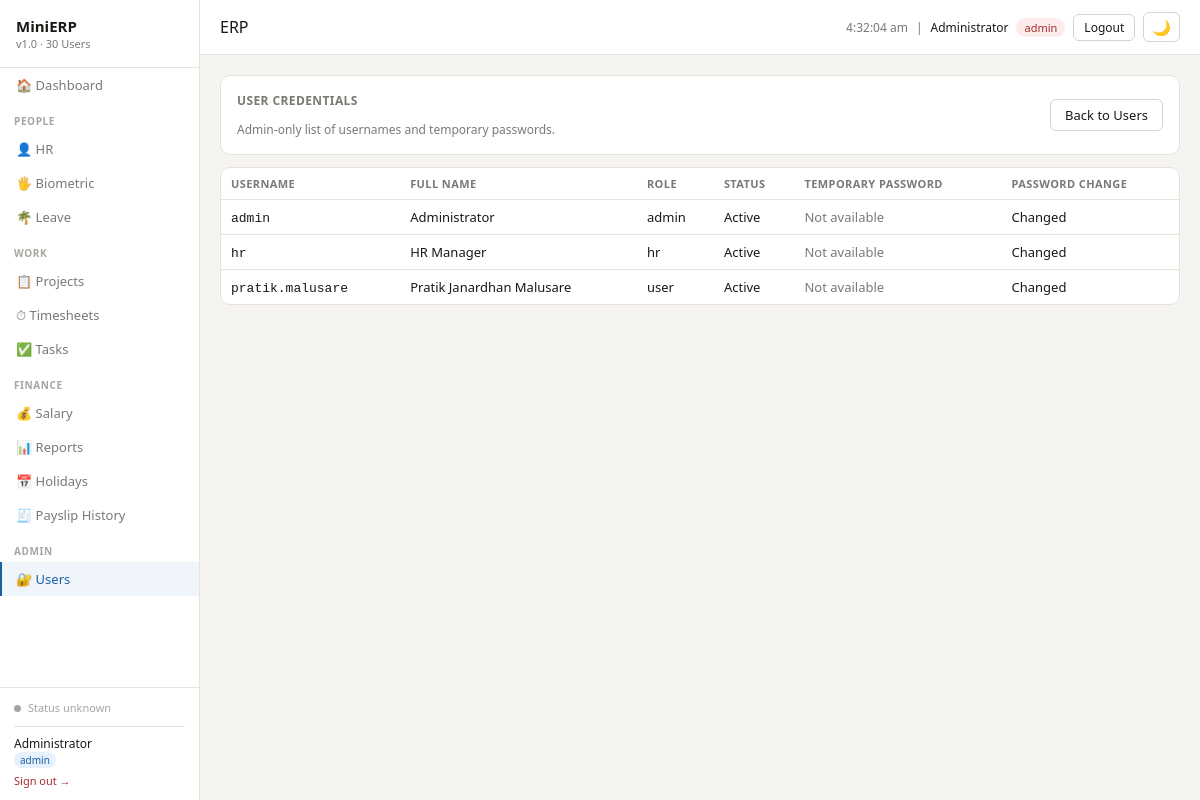
Page /users/credentials (signed in) on the committed database.
### tables this page shows
CREATE TABLE users (
        id          INTEGER PRIMARY KEY AUTOINCREMENT,
        username    TEXT UNIQUE NOT NULL,
        password    TEXT NOT NULL,
        full_name   TEXT NOT NULL,
        role        TEXT NOT NULL DEFAULT 'user',
        active      INTEGER DEFAULT 1,
        employee_id INTEGER UNIQUE REFERENCES employees(id)
    , must_change_password INTEGER DEFAULT 0, temp_password TEXT);

### modules/auth.py (the view)
@auth_bp.route("/users/credentials")
@roles_required("admin")
def credentials():
    conn = get_conn()
    users = conn.execute("""
        SELECT
            id,
            username,
            full_name,
            role,
            active,
            employee_id,
            must_change_password,
            CASE
                WHEN temp_password IS NOT NULL THEN 1
                ELSE 0
            END AS has_temp_password
        FROM users
        ORDER BY role, full_name
    """).fetchall()
    conn.close()
    return render_template("credentials.html", users=users)

### modules/auth.py (called while the page is built, shortened)
def load_user(user_id):
    conn = get_conn()
    row = conn.execute(
        "SELECT * FROM users WHERE id=?",
        (user_id,),
    ).fetchone()
    conn.close()
    return User(row) if row and row["active"] else None

def roles_required(*roles):
    def decorator(f):
        @wraps(f)
        @login_required
        def wrapped(*args, **kwargs):
            if current_user.role not in roles:
                flash("You don't have permission to access that page.", "error")
                return redirect(url_for("hr.index"))
            return f(*args, **kwargs)
        return wrapped
    return decorator

@auth_bp.before_app_request
def force_password_change():
    if not current_user.is_authenticated:
        return
    allowed_endpoints = {
        "auth.change_password",
        "auth.logout",
        "static",
    }
    if current_user.must_change_password and request.endpoint not in allowed_endpoints:
        return redirect(url_for("auth.change_password"))

    @property
    def is_admin(self):
        return self.role == "admin"

    @property
    def is_hr(self):
        return self.role in ("admin", "hr")

    def can(self, module):
        if self.role == "admin":
            return True

### modules/db.py (called while the page is built)
def get_conn():
    conn = sqlite3.connect(DB_PATH)
    conn.row_factory = sqlite3.Row
    conn.execute("PRAGMA foreign_keys = ON")
    return conn

### templates/credentials.html (shortened to what this page needs)
{% extends "base.html" %}
{% set active = "users" %}
{% block content %}
<div class="card">
  <div style="display:flex;justify-content:space-between;align-items:center">
    <div>
      <div class="card-title">User Credentials</div>
      <div style="font-size:12px;color:var(--text2)">
        Admin-only list of usernames and temporary passwords.
      </div>
    </div>
    <a href="{{ url_for('auth.users') }}" class="btn">Back to Users</a>
  </div>
</div>
<div class="card" style="padding:0;overflow:hidden">
  <table>
    <thead>
      <tr>
        <th>Username</th>
        <th>Full Name</th>
        <th>Role</th>
        <th>Status</th>
        <th>Temporary Password</th>
        <th>Password Change</th>
      </tr>
    </thead>
    <tbody>
      {% for u in users %}
      <tr>
        <td><code>{{ u.username }}</code></td>
        <td>{{ u.full_name }}</td>
        <td>{{ u.role }}</td>
        <td>
          {% if u.active %}
            Active
          {% else %}
            Inactive
          {% endif %}
        </td>
        <td>
          {% if u.has_temp_password %}
            <span id="pw-{{ u.id }}">****</span>
            <button
              type="button"
              class="btn btn-sm"
              onclick="revealPassword('{{ u.id }}')">
              Show
            </button>
          {% else %}
            <span style="color:var(--text2)">Not available</span>
          {% endif %}
        </td>
        <td>
          {% if u.must_change_password %}
            Required
          {% else %}
            Changed
          {% endif %}
        </td>
      </tr>
      {% else %}
      <tr>
        <td colspan="6" style="text-align:center;padding:20px;color:var(--text2)">
          No users found.
        </td>
      </tr>
      {% endfor %}
    </tbody>
  </table>
</div>
{% endblock %}

### templates/base.html (shortened to what this page needs)
<!DOCTYPE html>
<html lang="en">
<head>
</head>
<body>
<div class="sidebar">
  <div class="logo">MiniERP <span>v1.0 · 30 Users</span></div>
  <nav class="nav">
    <a href="/dashboard" class="{{ 'active' if active=='dashboard' }}">🏠 Dashboard</a>
    <div class="nav-section">People</div>
    <a href="/hr"        class="{{ 'active' if active=='hr' }}">👤 HR</a>
    <a href="/biometric" class="{{ 'active' if active=='biometric' }}">🖐 Biometric</a>
    {% if current_user.can('leave') %}
    <a href="/leave"     class="{{ 'active' if active=='leave' }}">🌴 Leave</a>
    {% endif %}
    <div class="nav-section">Work</div>
    {% if current_user.can('projects') %}
    <a href="/projects"  class="{{ 'active' if active=='projects' }}">📋 Projects</a>
    {% endif %}
    {% if current_user.can('timesheet') %}
    <a href="/timesheet" class="{{ 'active' if active=='timesheet' }}">⏱ Timesheets</a>
    {% endif %}
    {% if current_user.can('tasks') or current_user.is_hr %}
    <a href="/tasks" class="{{ 'active' if active=='tasks' }}">✅ Tasks</a>
    {% endif %}
    <div class="nav-section">Finance</div>
    <a href="/salary"    class="{{ 'active' if active=='salary' }}">💰 Salary</a>
    <a href="/reports"   class="{{ 'active' if active=='reports' }}">📊 Reports</a>
    {% if current_user.is_hr %}
    <a href="/holidays"  class="{{ 'active' if active=='holidays' }}">📅 Holidays</a>
    <a href="/salary/history" class="{{ 'active' if active=='payslip_history' }}">🧾 Payslip History</a>
    {% endif %}
    {% if current_user.is_authenticated and current_user.is_admin %}
    <div class="nav-section">Admin</div>
    <a href="/users"     class="{{ 'active' if active=='users' }}">🔐 Users</a>
    {% endif %}
  </nav>
  <div class="sidebar-footer">
    <div id="essl-status" style="line-height:1.5">
      <span id="essl-dot" class="sync-dot" style="background:#A8A5A0"></span>
      <span id="essl-label" style="font-size:11px;color:var(--text2)">Checking…</span><br>
    </div>
    {% if current_user.is_authenticated %}
    <div style="margin-top:10px;padding-top:8px;border-top:1px solid var(--border)">
      <div style="font-size:12px;color:var(--text);font-weight:500">{{ current_user.full_name }}</div>
      <div style="font-size:11px;color:var(--text2);margin-bottom:6px">
        <span style="background:#E6F1FB;color:#185FA5;padding:1px 6px;border-radius:10px;font-size:10px">{{ current_user.role }}</span>
      </div>
      <a href="/logout" style="font-size:11px;color:#A32D2D">Sign out →</a>
    </div>
    {% endif %}
  </div>
</div>
<div class="main">
  <div class="topbar">
    <h1>{{ title | default("ERP") }}</h1>
    <div class="flex">
      <span style="font-size:12px;color:#7A7974" id="clock"></span>
      {% if current_user.is_authenticated %}
      <span style="font-size:12px;color:#7A7974">|</span>
      <span style="font-size:12px;font-weight:500">{{ current_user.full_name }}</span>
      <span class="badge {{ 'badge-red' if current_user.role=='admin' else 'badge-blue' if current_user.role=='hr' else 'badge-gray' }}">{{ current_user.role }}</span>
      <a href="/logout" class="btn btn-sm" style="font-size:12px">Logout</a>
      {% endif %}
      <button id="theme-toggle" class="btn btn-sm" onclick="toggleDark()" title="Toggle dark mode" style="font-size:15px;padding:4px 8px">🌙</button>
    </div>
  </div>
  <div class="content">
    {% block content %}{% endblock %}
  </div>
</div>
</body>
</html>

### templates/base.html (style rules this page uses)
* { box-sizing:border-box;margin:0;padding:0 }
:root { --bg:#F5F4F0;--bg2:#fff;--bg3:#FAFAF8; --border:#E5E3DC;--border2:#D5D3CB; --text:#1A1916;--text2:#7A7974;--text3:#A8A5A0; --nav-hover:#F5F4F0;--nav-active:#F0F4FB; --row-hover:#FAFAF8;--row-alt:#F5F4F0; --input-bg:#fff; }
body { font-family:Segoe UI,system-ui,sans-serif;background:var(--bg);color:var(--text);font-size:14px;display:flex;height:100vh;overflow:hidden }
a { color:inherit;text-decoration:none }
.sidebar { width:200px;background:var(--bg2);border-right:1px solid var(--border);display:flex;flex-direction:column;flex-shrink:0;height:100vh }
.logo { padding:16px;font-weight:600;font-size:15px;border-bottom:1px solid #E5E3DC }
.logo span { font-size:11px;font-weight:400;color:var(--text2);display:block }
.nav-section { font-size:10px;font-weight:600;color:var(--text3);padding:12px 14px 4px;letter-spacing:.6px;text-transform:uppercase }
.nav a { display:flex;align-items:center;gap:8px;padding:8px 14px;color:var(--text2);font-size:13px;border-left:2px solid transparent }
.nav a.active { background:var(--nav-active);color:#185FA5;font-weight:500;border-left-color:#185FA5 }
.sidebar-footer { padding:12px 14px;border-top:1px solid var(--border);font-size:11px;color:var(--text3);margin-top:auto }
.sync-dot { display:inline-block;width:7px;height:7px;border-radius:50%;background:#A8A5A0;margin-right:4px }
.main { flex:1;display:flex;flex-direction:column;overflow:hidden }
.topbar { padding:12px 20px;background:var(--bg2);border-bottom:1px solid var(--border);display:flex;justify-content:space-between;align-items:center;flex-shrink:0 }
.topbar h1 { font-size:16px;font-weight:500 }
.content { flex:1;overflow-y:auto;padding:20px }
.card { background:var(--bg2);border:1px solid var(--border);border-radius:10px;padding:16px;margin-bottom:12px }
.card-title { font-size:12px;font-weight:600;color:var(--text2);margin-bottom:12px;text-transform:uppercase;letter-spacing:.4px }
table { width:100%;border-collapse:collapse;font-size:13px }
th { text-align:left;padding:8px 10px;border-bottom:1px solid var(--border);font-size:11px;font-weight:600;color:var(--text2);text-transform:uppercase;letter-spacing:.4px }
td { padding:8px 10px;border-bottom:1px solid var(--border);vertical-align:middle }
tr:last-child td { border-bottom:none }
.badge { display:inline-flex;align-items:center;padding:2px 8px;border-radius:20px;font-size:11px;font-weight:500 }
.badge-red { background:#FCEBEB;color:#A32D2D }
.btn { padding:6px 14px;border-radius:6px;font-size:13px;cursor:pointer;font-family:inherit;font-weight:500;border:1px solid #D5D3CB;background:#fff;color:#1A1916;display:inline-flex;align-items:center;gap:6px }
.btn-sm { padding:4px 10px;font-size:12px }
.flex { display:flex;gap:8px;align-items:center }

### rows in the picture
users: full_name "Administrator", role "admin", username "admin", active "Active", must_change_password "Changed"
users: username "hr", full_name "HR Manager", role "hr", active "Active", must_change_password "Changed"
users: username "pratik.malusare", full_name "Pratik Janardhan Malusare", role "user", active "Active", must_change_password "Changed"

### other values in the picture
{{ title | default("ERP") }} "ERP"
